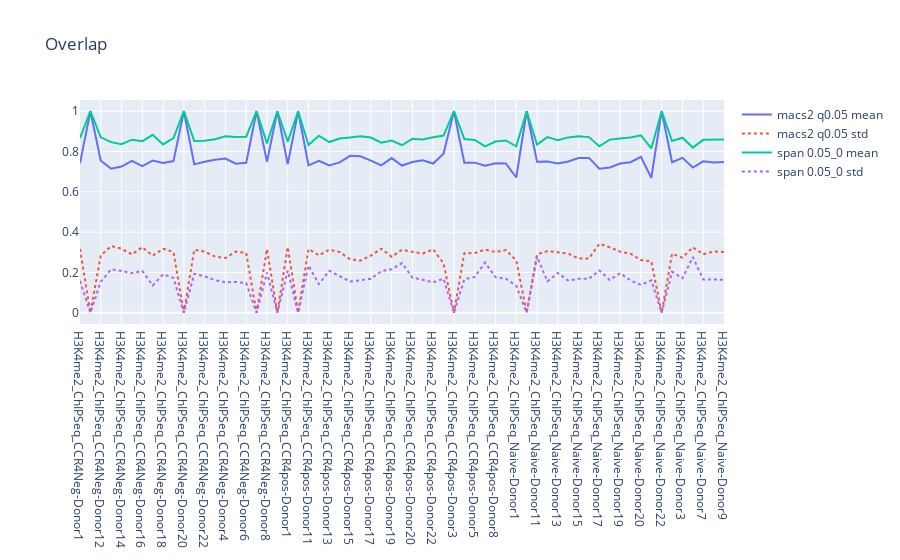

The code cell stored with this chart in its notebook:
### Code cell
show_overlap(dfa)

### Figure 1 — Plotly figure (JSON) as saved in the notebook; plotly's stock layout.template omitted (floating-point values rounded to 4 significant figures)
{"data": [{"line": {"shape": "linear"}, "name": "macs2 q0.05 mean", "type": "scatter", "x": ["H3K4me2_ChIPSeq_CCR4Neg-Donor1", "H3K4me2_ChIPSeq_CCR4Neg-Donor11", "H3K4me2_ChIPSeq_CCR4Neg-Donor12", "H3K4me2_ChIPSeq_CCR4Neg-Donor13", "H3K4me2_ChIPSeq_CCR4Neg-Donor14", "H3K4me2_ChIPSeq_CCR4Neg-Donor15", "H3K4me2_ChIPSeq_CCR4Neg-Donor16", "H3K4me2_ChIPSeq_CCR4Neg-Donor17", "H3K4me2_ChIPSeq_CCR4Neg-Donor18", "H3K4me2_ChIPSeq_CCR4Neg-Donor19", "H3K4me2_ChIPSeq_CCR4Neg-Donor20", "H3K4me2_ChIPSeq_CCR4Neg-Donor21", "H3K4me2_ChIPSeq_CCR4Neg-Donor22", "H3K4me2_ChIPSeq_CCR4Neg-Donor23", "H3K4me2_ChIPSeq_CCR4Neg-Donor4", "H3K4me2_ChIPSeq_CCR4Neg-Donor5", "H3K4me2_ChIPSeq_CCR4Neg-Donor6", "H3K4me2_ChIPSeq_CCR4Neg-Donor7", "H3K4me2_ChIPSeq_CCR4Neg-Donor8", "H3K4me2_ChIPSeq_CCR4Neg-Donor9", "H3K4me2_ChIPSeq_CCR4pos-Donor1", "H3K4me2_ChIPSeq_CCR4pos-Donor10", "H3K4me2_ChIPSeq_CCR4pos-Donor11", "H3K4me2_ChIPSeq_CCR4pos-Donor12", "H3K4me2_ChIPSeq_CCR4pos-Donor13", "H3K4me2_ChIPSeq_CCR4pos-Donor14", "H3K4me2_ChIPSeq_CCR4pos-Donor15", "H3K4me2_ChIPSeq_CCR4pos-Donor16", "H3K4me2_ChIPSeq_CCR4pos-Donor17", "H3K4me2_ChIPSeq_CCR4pos-Donor18", "H3K4me2_ChIPSeq_CCR4pos-Donor19", "H3K4me2_ChIPSeq_CCR4pos-Donor2", "H3K4me2_ChIPSeq_CCR4pos-Donor20", "H3K4me2_ChIPSeq_CCR4pos-Donor21", "H3K4me2_ChIPSeq_CCR4pos-Donor22", "H3K4me2_ChIPSeq_CCR4pos-Donor23", "H3K4me2_ChIPSeq_CCR4pos-Donor3", "H3K4me2_ChIPSeq_CCR4pos-Donor4", "H3K4me2_ChIPSeq_CCR4pos-Donor5", "H3K4me2_ChIPSeq_CCR4pos-Donor7", "H3K4me2_ChIPSeq_CCR4pos-Donor8", "H3K4me2_ChIPSeq_CCR4pos-Donor9", "H3K4me2_ChIPSeq_Naive-Donor1", "H3K4me2_ChIPSeq_Naive-Donor10", "H3K4me2_ChIPSeq_Naive-Donor11", "H3K4me2_ChIPSeq_Naive-Donor12", "H3K4me2_ChIPSeq_Naive-Donor13", "H3K4me2_ChIPSeq_Naive-Donor14", "H3K4me2_ChIPSeq_Naive-Donor15", "H3K4me2_ChIPSeq_Naive-Donor16", "H3K4me2_ChIPSeq_Naive-Donor17", "H3K4me2_ChIPSeq_Naive-Donor18", "H3K4me2_ChIPSeq_Naive-Donor19", "H3K4me2_ChIPSeq_Naive-Donor2", "H3K4me2_ChIPSeq_Naive-Donor20", "H3K4me2_ChIPSeq_Naive-Donor21", "H3K4me2_ChIPSeq_Naive-Donor22", "H3K4me2_ChIPSeq_Naive-Donor23", "H3K4me2_ChIPSeq_Naive-Donor3", "H3K4me2_ChIPSeq_Naive-Donor5", "H3K4me2_ChIPSeq_Naive-Donor7", "H3K4me2_ChIPSeq_Naive-Donor8", "H3K4me2_ChIPSeq_Naive-Donor9"], "y": [0.7417, 1, 0.7539, 0.7145, 0.7253, 0.7538, 0.7272, 0.7549, 0.7428, 0.7525, 1, 0.7363, 0.7488, 0.7588, 0.7649, 0.7395, 0.7438, 1, 0.7485, 1, 0.7372, 1, 0.7317, 0.754, 0.7306, 0.7464, 0.7786, 0.7761, 0.7545, 0.7311, 0.7674, 0.7306, 0.7482, 0.757, 0.7402, 0.7895, 1, 0.7448, 0.7447, 0.7295, 0.7413, 0.741, 0.6711, 1, 0.7497, 0.75, 0.7403, 0.7506, 0.7676, 0.7683, 0.7147, 0.721, 0.7402, 0.7468, 0.7738, 0.6696, 1, 0.7467, 0.7687, 0.7208, 0.7513, 0.7461, 0.7485]}, {"line": {"dash": "dot", "shape": "linear"}, "name": "macs2 q0.05 std", "type": "scatter", "x": ["H3K4me2_ChIPSeq_CCR4Neg-Donor1", "H3K4me2_ChIPSeq_CCR4Neg-Donor11", "H3K4me2_ChIPSeq_CCR4Neg-Donor12", "H3K4me2_ChIPSeq_CCR4Neg-Donor13", "H3K4me2_ChIPSeq_CCR4Neg-Donor14", "H3K4me2_ChIPSeq_CCR4Neg-Donor15", "H3K4me2_ChIPSeq_CCR4Neg-Donor16", "H3K4me2_ChIPSeq_CCR4Neg-Donor17", "H3K4me2_ChIPSeq_CCR4Neg-Donor18", "H3K4me2_ChIPSeq_CCR4Neg-Donor19", "H3K4me2_ChIPSeq_CCR4Neg-Donor20", "H3K4me2_ChIPSeq_CCR4Neg-Donor21", "H3K4me2_ChIPSeq_CCR4Neg-Donor22", "H3K4me2_ChIPSeq_CCR4Neg-Donor23", "H3K4me2_ChIPSeq_CCR4Neg-Donor4", "H3K4me2_ChIPSeq_CCR4Neg-Donor5", "H3K4me2_ChIPSeq_CCR4Neg-Donor6", "H3K4me2_ChIPSeq_CCR4Neg-Donor7", "H3K4me2_ChIPSeq_CCR4Neg-Donor8", "H3K4me2_ChIPSeq_CCR4Neg-Donor9", "H3K4me2_ChIPSeq_CCR4pos-Donor1", "H3K4me2_ChIPSeq_CCR4pos-Donor10", "H3K4me2_ChIPSeq_CCR4pos-Donor11", "H3K4me2_ChIPSeq_CCR4pos-Donor12", "H3K4me2_ChIPSeq_CCR4pos-Donor13", "H3K4me2_ChIPSeq_CCR4pos-Donor14", "H3K4me2_ChIPSeq_CCR4pos-Donor15", "H3K4me2_ChIPSeq_CCR4pos-Donor16", "H3K4me2_ChIPSeq_CCR4pos-Donor17", "H3K4me2_ChIPSeq_CCR4pos-Donor18", "H3K4me2_ChIPSeq_CCR4pos-Donor19", "H3K4me2_ChIPSeq_CCR4pos-Donor2", "H3K4me2_ChIPSeq_CCR4pos-Donor20", "H3K4me2_ChIPSeq_CCR4pos-Donor21", "H3K4me2_ChIPSeq_CCR4pos-Donor22", "H3K4me2_ChIPSeq_CCR4pos-Donor23", "H3K4me2_ChIPSeq_CCR4pos-Donor3", "H3K4me2_ChIPSeq_CCR4pos-Donor4", "H3K4me2_ChIPSeq_CCR4pos-Donor5", "H3K4me2_ChIPSeq_CCR4pos-Donor7", "H3K4me2_ChIPSeq_CCR4pos-Donor8", "H3K4me2_ChIPSeq_CCR4pos-Donor9", "H3K4me2_ChIPSeq_Naive-Donor1", "H3K4me2_ChIPSeq_Naive-Donor10", "H3K4me2_ChIPSeq_Naive-Donor11", "H3K4me2_ChIPSeq_Naive-Donor12", "H3K4me2_ChIPSeq_Naive-Donor13", "H3K4me2_ChIPSeq_Naive-Donor14", "H3K4me2_ChIPSeq_Naive-Donor15", "H3K4me2_ChIPSeq_Naive-Donor16", "H3K4me2_ChIPSeq_Naive-Donor17", "H3K4me2_ChIPSeq_Naive-Donor18", "H3K4me2_ChIPSeq_Naive-Donor19", "H3K4me2_ChIPSeq_Naive-Donor2", "H3K4me2_ChIPSeq_Naive-Donor20", "H3K4me2_ChIPSeq_Naive-Donor21", "H3K4me2_ChIPSeq_Naive-Donor22", "H3K4me2_ChIPSeq_Naive-Donor23", "H3K4me2_ChIPSeq_Naive-Donor3", "H3K4me2_ChIPSeq_Naive-Donor5", "H3K4me2_ChIPSeq_Naive-Donor7", "H3K4me2_ChIPSeq_Naive-Donor8", "H3K4me2_ChIPSeq_Naive-Donor9"], "y": [0.3172, 0, 0.2841, 0.331, 0.3176, 0.2895, 0.3255, 0.2831, 0.3178, 0.3014, 0, 0.3127, 0.3039, 0.2789, 0.2719, 0.3038, 0.2966, 0, 0.3159, 0, 0.3264, 0, 0.3167, 0.2848, 0.313, 0.3011, 0.2655, 0.2587, 0.2838, 0.3179, 0.2781, 0.3129, 0.3022, 0.2943, 0.3147, 0.2451, 0, 0.2956, 0.2963, 0.3137, 0.3013, 0.3114, 0.2598, 0, 0.2892, 0.3058, 0.3, 0.2939, 0.2687, 0.2694, 0.3425, 0.325, 0.3033, 0.2932, 0.2616, 0.2554, 0, 0.2929, 0.2736, 0.325, 0.2901, 0.3044, 0.3017]}, {"line": {"shape": "linear"}, "name": "span 0.05_0 mean", "type": "scatter", "x": ["H3K4me2_ChIPSeq_CCR4Neg-Donor1", "H3K4me2_ChIPSeq_CCR4Neg-Donor11", "H3K4me2_ChIPSeq_CCR4Neg-Donor12", "H3K4me2_ChIPSeq_CCR4Neg-Donor13", "H3K4me2_ChIPSeq_CCR4Neg-Donor14", "H3K4me2_ChIPSeq_CCR4Neg-Donor15", "H3K4me2_ChIPSeq_CCR4Neg-Donor16", "H3K4me2_ChIPSeq_CCR4Neg-Donor17", "H3K4me2_ChIPSeq_CCR4Neg-Donor18", "H3K4me2_ChIPSeq_CCR4Neg-Donor19", "H3K4me2_ChIPSeq_CCR4Neg-Donor20", "H3K4me2_ChIPSeq_CCR4Neg-Donor21", "H3K4me2_ChIPSeq_CCR4Neg-Donor22", "H3K4me2_ChIPSeq_CCR4Neg-Donor23", "H3K4me2_ChIPSeq_CCR4Neg-Donor4", "H3K4me2_ChIPSeq_CCR4Neg-Donor5", "H3K4me2_ChIPSeq_CCR4Neg-Donor6", "H3K4me2_ChIPSeq_CCR4Neg-Donor7", "H3K4me2_ChIPSeq_CCR4Neg-Donor8", "H3K4me2_ChIPSeq_CCR4Neg-Donor9", "H3K4me2_ChIPSeq_CCR4pos-Donor1", "H3K4me2_ChIPSeq_CCR4pos-Donor10", "H3K4me2_ChIPSeq_CCR4pos-Donor11", "H3K4me2_ChIPSeq_CCR4pos-Donor12", "H3K4me2_ChIPSeq_CCR4pos-Donor13", "H3K4me2_ChIPSeq_CCR4pos-Donor14", "H3K4me2_ChIPSeq_CCR4pos-Donor15", "H3K4me2_ChIPSeq_CCR4pos-Donor16", "H3K4me2_ChIPSeq_CCR4pos-Donor17", "H3K4me2_ChIPSeq_CCR4pos-Donor18", "H3K4me2_ChIPSeq_CCR4pos-Donor19", "H3K4me2_ChIPSeq_CCR4pos-Donor2", "H3K4me2_ChIPSeq_CCR4pos-Donor20", "H3K4me2_ChIPSeq_CCR4pos-Donor21", "H3K4me2_ChIPSeq_CCR4pos-Donor22", "H3K4me2_ChIPSeq_CCR4pos-Donor23", "H3K4me2_ChIPSeq_CCR4pos-Donor3", "H3K4me2_ChIPSeq_CCR4pos-Donor4", "H3K4me2_ChIPSeq_CCR4pos-Donor5", "H3K4me2_ChIPSeq_CCR4pos-Donor7", "H3K4me2_ChIPSeq_CCR4pos-Donor8", "H3K4me2_ChIPSeq_CCR4pos-Donor9", "H3K4me2_ChIPSeq_Naive-Donor1", "H3K4me2_ChIPSeq_Naive-Donor10", "H3K4me2_ChIPSeq_Naive-Donor11", "H3K4me2_ChIPSeq_Naive-Donor12", "H3K4me2_ChIPSeq_Naive-Donor13", "H3K4me2_ChIPSeq_Naive-Donor14", "H3K4me2_ChIPSeq_Naive-Donor15", "H3K4me2_ChIPSeq_Naive-Donor16", "H3K4me2_ChIPSeq_Naive-Donor17", "H3K4me2_ChIPSeq_Naive-Donor18", "H3K4me2_ChIPSeq_Naive-Donor19", "H3K4me2_ChIPSeq_Naive-Donor2", "H3K4me2_ChIPSeq_Naive-Donor20", "H3K4me2_ChIPSeq_Naive-Donor21", "H3K4me2_ChIPSeq_Naive-Donor22", "H3K4me2_ChIPSeq_Naive-Donor23", "H3K4me2_ChIPSeq_Naive-Donor3", "H3K4me2_ChIPSeq_Naive-Donor5", "H3K4me2_ChIPSeq_Naive-Donor7", "H3K4me2_ChIPSeq_Naive-Donor8", "H3K4me2_ChIPSeq_Naive-Donor9"], "y": [0.8667, 1, 0.8704, 0.8466, 0.8368, 0.8587, 0.8516, 0.8827, 0.8354, 0.8668, 1, 0.8524, 0.8533, 0.8609, 0.8752, 0.8718, 0.8733, 1, 0.8405, 1, 0.849, 1, 0.8322, 0.8787, 0.8469, 0.8644, 0.8692, 0.876, 0.8692, 0.844, 0.8548, 0.8312, 0.8631, 0.8595, 0.871, 0.8792, 1, 0.8616, 0.8575, 0.8254, 0.8494, 0.8547, 0.8257, 1, 0.834, 0.8715, 0.8566, 0.87, 0.8757, 0.8715, 0.8258, 0.859, 0.8648, 0.8695, 0.8806, 0.8154, 1, 0.8523, 0.8684, 0.8195, 0.8578, 0.857, 0.859]}, {"line": {"dash": "dot", "shape": "linear"}, "name": "span 0.05_0 std", "type": "scatter", "x": ["H3K4me2_ChIPSeq_CCR4Neg-Donor1", "H3K4me2_ChIPSeq_CCR4Neg-Donor11", "H3K4me2_ChIPSeq_CCR4Neg-Donor12", "H3K4me2_ChIPSeq_CCR4Neg-Donor13", "H3K4me2_ChIPSeq_CCR4Neg-Donor14", "H3K4me2_ChIPSeq_CCR4Neg-Donor15", "H3K4me2_ChIPSeq_CCR4Neg-Donor16", "H3K4me2_ChIPSeq_CCR4Neg-Donor17", "H3K4me2_ChIPSeq_CCR4Neg-Donor18", "H3K4me2_ChIPSeq_CCR4Neg-Donor19", "H3K4me2_ChIPSeq_CCR4Neg-Donor20", "H3K4me2_ChIPSeq_CCR4Neg-Donor21", "H3K4me2_ChIPSeq_CCR4Neg-Donor22", "H3K4me2_ChIPSeq_CCR4Neg-Donor23", "H3K4me2_ChIPSeq_CCR4Neg-Donor4", "H3K4me2_ChIPSeq_CCR4Neg-Donor5", "H3K4me2_ChIPSeq_CCR4Neg-Donor6", "H3K4me2_ChIPSeq_CCR4Neg-Donor7", "H3K4me2_ChIPSeq_CCR4Neg-Donor8", "H3K4me2_ChIPSeq_CCR4Neg-Donor9", "H3K4me2_ChIPSeq_CCR4pos-Donor1", "H3K4me2_ChIPSeq_CCR4pos-Donor10", "H3K4me2_ChIPSeq_CCR4pos-Donor11", "H3K4me2_ChIPSeq_CCR4pos-Donor12", "H3K4me2_ChIPSeq_CCR4pos-Donor13", "H3K4me2_ChIPSeq_CCR4pos-Donor14", "H3K4me2_ChIPSeq_CCR4pos-Donor15", "H3K4me2_ChIPSeq_CCR4pos-Donor16", "H3K4me2_ChIPSeq_CCR4pos-Donor17", "H3K4me2_ChIPSeq_CCR4pos-Donor18", "H3K4me2_ChIPSeq_CCR4pos-Donor19", "H3K4me2_ChIPSeq_CCR4pos-Donor2", "H3K4me2_ChIPSeq_CCR4pos-Donor20", "H3K4me2_ChIPSeq_CCR4pos-Donor21", "H3K4me2_ChIPSeq_CCR4pos-Donor22", "H3K4me2_ChIPSeq_CCR4pos-Donor23", "H3K4me2_ChIPSeq_CCR4pos-Donor3", "H3K4me2_ChIPSeq_CCR4pos-Donor4", "H3K4me2_ChIPSeq_CCR4pos-Donor5", "H3K4me2_ChIPSeq_CCR4pos-Donor7", "H3K4me2_ChIPSeq_CCR4pos-Donor8", "H3K4me2_ChIPSeq_CCR4pos-Donor9", "H3K4me2_ChIPSeq_Naive-Donor1", "H3K4me2_ChIPSeq_Naive-Donor10", "H3K4me2_ChIPSeq_Naive-Donor11", "H3K4me2_ChIPSeq_Naive-Donor12", "H3K4me2_ChIPSeq_Naive-Donor13", "H3K4me2_ChIPSeq_Naive-Donor14", "H3K4me2_ChIPSeq_Naive-Donor15", "H3K4me2_ChIPSeq_Naive-Donor16", "H3K4me2_ChIPSeq_Naive-Donor17", "H3K4me2_ChIPSeq_Naive-Donor18", "H3K4me2_ChIPSeq_Naive-Donor19", "H3K4me2_ChIPSeq_Naive-Donor2", "H3K4me2_ChIPSeq_Naive-Donor20", "H3K4me2_ChIPSeq_Naive-Donor21", "H3K4me2_ChIPSeq_Naive-Donor22", "H3K4me2_ChIPSeq_Naive-Donor23", "H3K4me2_ChIPSeq_Naive-Donor3", "H3K4me2_ChIPSeq_Naive-Donor5", "H3K4me2_ChIPSeq_Naive-Donor7", "H3K4me2_ChIPSeq_Naive-Donor8", "H3K4me2_ChIPSeq_Naive-Donor9"], "y": [0.1581, 0, 0.1543, 0.2156, 0.2078, 0.1969, 0.2076, 0.1355, 0.1909, 0.173, 0, 0.1933, 0.181, 0.1615, 0.1515, 0.1529, 0.1476, 0, 0.1999, 0, 0.2095, 0, 0.2349, 0.1425, 0.2084, 0.1805, 0.1552, 0.1615, 0.1686, 0.2061, 0.2159, 0.2469, 0.1748, 0.1642, 0.1507, 0.1697, 0, 0.1662, 0.1781, 0.2492, 0.1774, 0.1688, 0.1338, 0, 0.2789, 0.1554, 0.1979, 0.1597, 0.1689, 0.1687, 0.2101, 0.1629, 0.1962, 0.1606, 0.1387, 0.1606, 0, 0.2038, 0.1714, 0.2767, 0.1656, 0.1656, 0.1633]}], "layout": {"title": {"text": "Overlap"}}}
